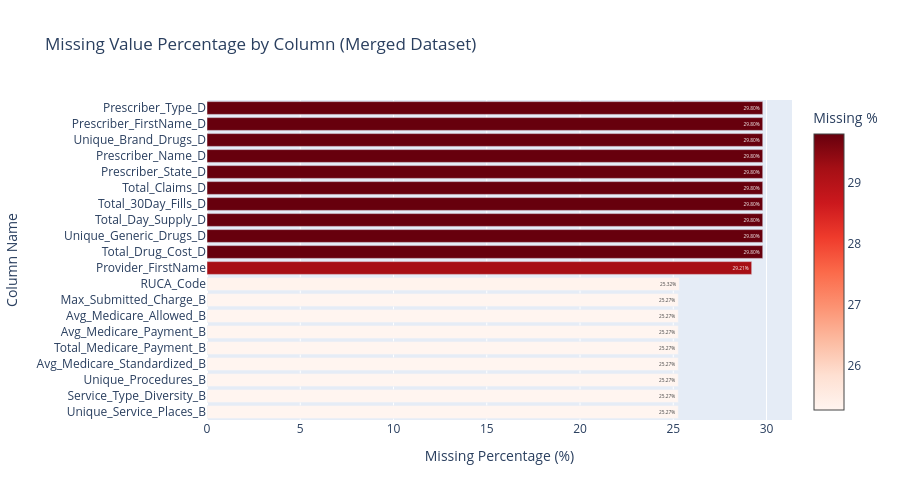

The notebook cell this image was saved under:
### Code cell
# Analyze missing values in the merged dataset
print("\n" + "="*80)
print("MISSING VALUE ANALYSIS - MERGED DATASET")
print("="*80)

# Calculate missing values
missing_data = pd.DataFrame({
    'Column': providers_df.columns,
    'Missing_Count': providers_df.isnull().sum().values,
    'Missing_Percent': (providers_df.isnull().sum().values / len(providers_df) * 100)
})
missing_data = missing_data.sort_values('Missing_Percent', ascending=False)

# Filter columns with missing values
missing_data_filtered = missing_data[missing_data['Missing_Count'] > 0]

print(f"\nTotal columns: {len(providers_df.columns)}")
print(f"Columns with missing values: {len(missing_data_filtered)}")
print(f"Columns without missing values: {len(providers_df.columns) - len(missing_data_filtered)}")

# Display table
print(f"\n{'Column':<40} {'Missing Count':<15} {'Missing %':<15}")
print("-" * 70)
for _, row in missing_data_filtered.iterrows():
    print(f"{row['Column']:<40} {int(row['Missing_Count']):<15,} {row['Missing_Percent']:<15.2f}")

# Create visualization
import plotly.graph_objects as go

# Only plot columns with missing values
plot_data = missing_data_filtered.head(20)  # Show top 20 if many columns

fig = go.Figure()

fig.add_trace(go.Bar(
    x=plot_data['Missing_Percent'],
    y=plot_data['Column'],
    orientation='h',
    marker=dict(
        color=plot_data['Missing_Percent'],
        colorscale='Reds',
        showscale=True,
        colorbar=dict(title="Missing %")
    ),
    text=[f"{val:.2f}%" for val in plot_data['Missing_Percent']],
    textposition='auto',
))

fig.update_layout(
    title="Missing Value Percentage by Column (Merged Dataset)",
    xaxis_title="Missing Percentage (%)",
    yaxis_title="Column Name",
    height=max(400, len(plot_data) * 25),
    showlegend=False,
    yaxis={'categoryorder': 'total ascending'}
)

fig.show()

print("="*80)

### Figure 1 — Plotly figure (JSON) as saved in the notebook; plotly's stock layout.template omitted (floating-point values rounded to 4 significant figures)
{"data": [{"marker": {"color": [29.8, 29.8, 29.8, 29.8, 29.8, 29.8, 29.8, 29.8, 29.8, 29.8, 29.21, 25.32, 25.27, 25.27, 25.27, 25.27, 25.27, 25.27, 25.27, 25.27], "colorbar": {"title": {"text": "Missing %"}}, "colorscale": [[0, "rgb(255,245,240)"], [0.125, "rgb(254,224,210)"], [0.25, "rgb(252,187,161)"], [0.375, "rgb(252,146,114)"], [0.5, "rgb(251,106,74)"], [0.625, "rgb(239,59,44)"], [0.75, "rgb(203,24,29)"], [0.875, "rgb(165,15,21)"], [1, "rgb(103,0,13)"]], "showscale": true}, "orientation": "h", "text": ["29.80%", "29.80%", "29.80%", "29.80%", "29.80%", "29.80%", "29.80%", "29.80%", "29.80%", "29.80%", "29.21%", "25.32%", "25.27%", "25.27%", "25.27%", "25.27%", "25.27%", "25.27%", "25.27%", "25.27%"], "textposition": "auto", "type": "bar", "x": [29.8, 29.8, 29.8, 29.8, 29.8, 29.8, 29.8, 29.8, 29.8, 29.8, 29.21, 25.32, 25.27, 25.27, 25.27, 25.27, 25.27, 25.27, 25.27, 25.27], "y": ["Prescriber_Type_D", "Prescriber_FirstName_D", "Total_Drug_Cost_D", "Unique_Generic_Drugs_D", "Total_Day_Supply_D", "Total_30Day_Fills_D", "Total_Claims_D", "Prescriber_State_D", "Prescriber_Name_D", "Unique_Brand_Drugs_D", "Provider_FirstName", "RUCA_Code", "Unique_Service_Places_B", "Service_Type_Diversity_B", "Unique_Procedures_B", "Avg_Medicare_Standardized_B", "Total_Medicare_Payment_B", "Avg_Medicare_Payment_B", "Avg_Medicare_Allowed_B", "Max_Submitted_Charge_B"]}], "layout": {"height": 500, "showlegend": false, "title": {"text": "Missing Value Percentage by Column (Merged Dataset)"}, "xaxis": {"title": {"text": "Missing Percentage (%)"}}, "yaxis": {"categoryorder": "total ascending", "title": {"text": "Column Name"}}}}
